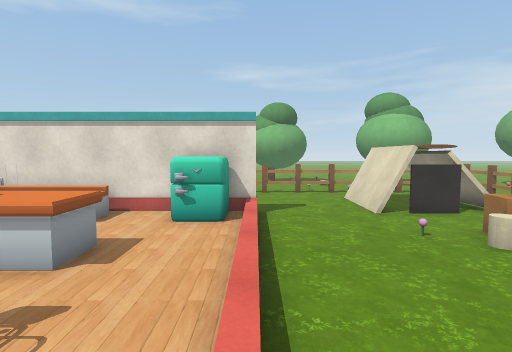
[1] (above)

24 first-person views from a walk through a scene from a Unity 3-D project. The camera is 1.3 m above the floor, tilts 4° down and sees 80° across. Doors are open. The floor is counted in squares, 1 m on a side. Each view is taken from the middle of a square. On the plan, view 1 faces up. The plan holds only what a view shows up to about 14 squares ahead; the rest is blank. The place goes on beyond the plan. Some surface patterns are stand-ins.

[2]
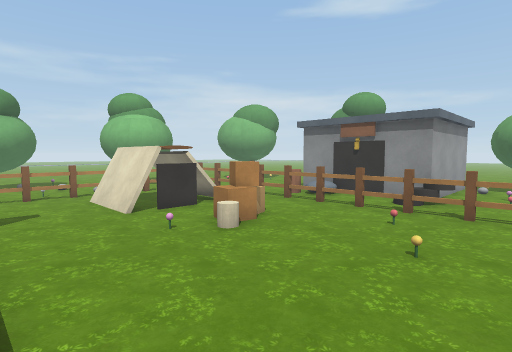

[3]
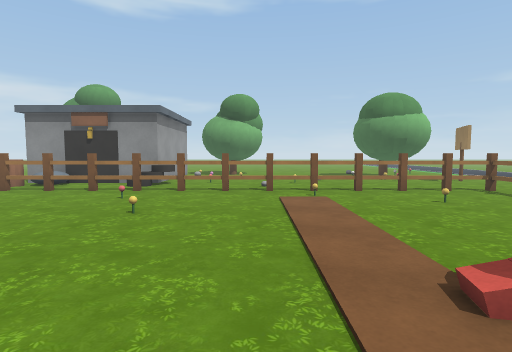

[4]
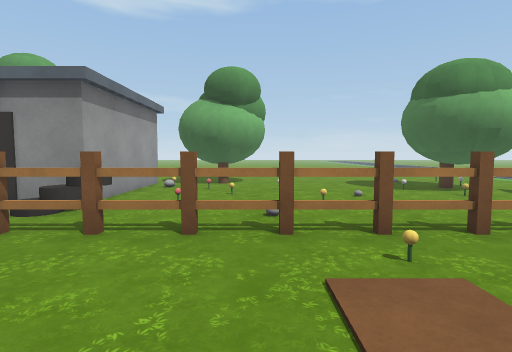

[5]
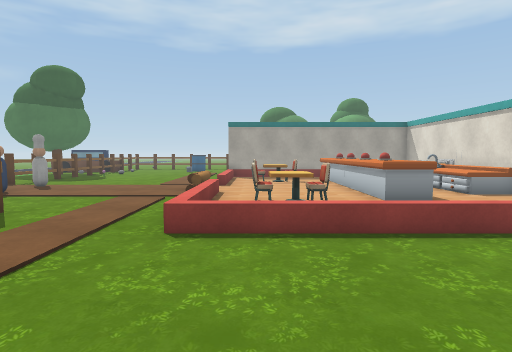

[6]
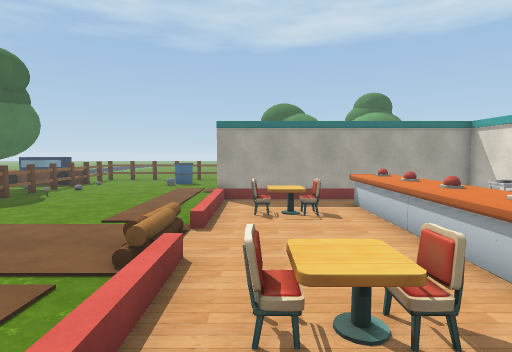

[7]
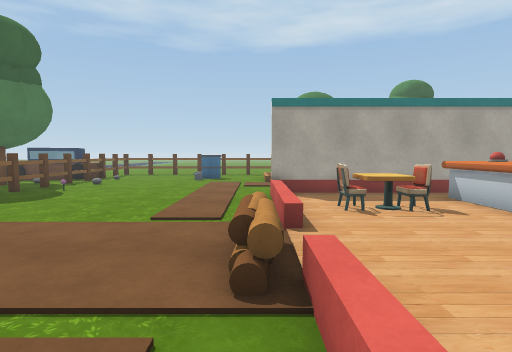

[8]
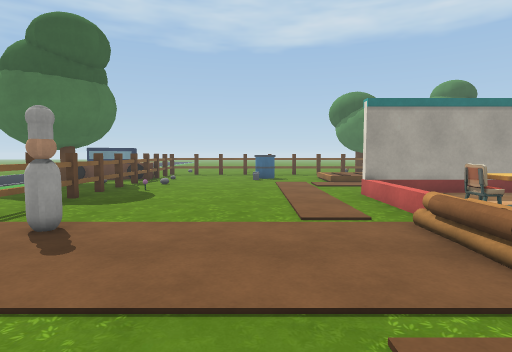

[9]
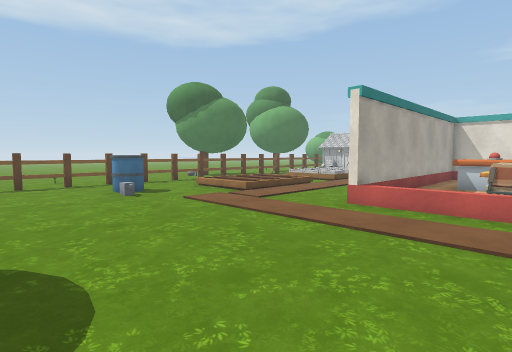

[10]
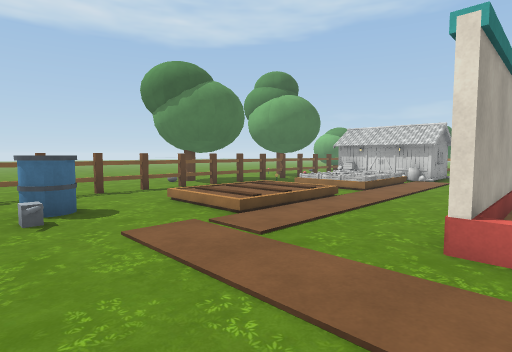

[11]
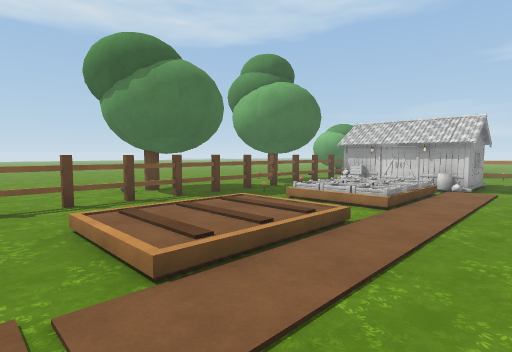

[12]
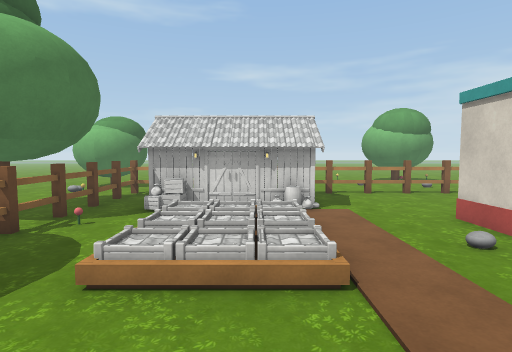

[13]
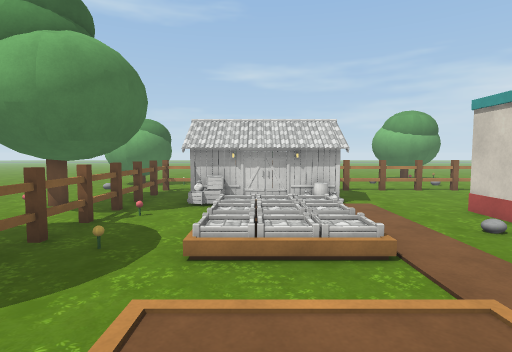

[14]
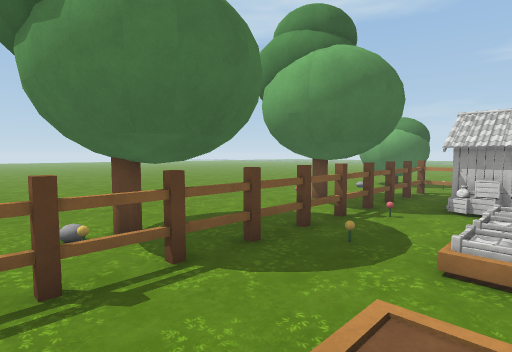

[15]
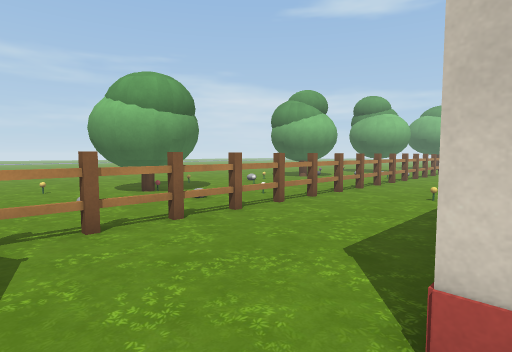

[16]
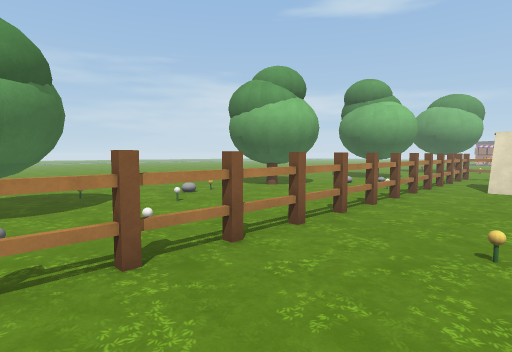

[17]
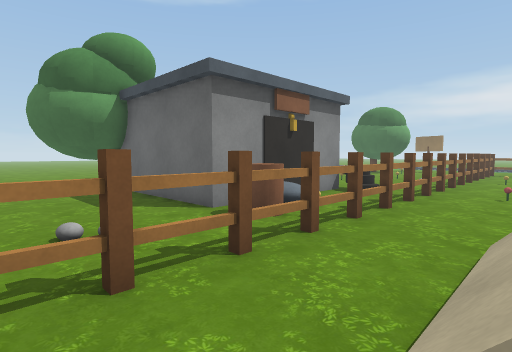

[18]
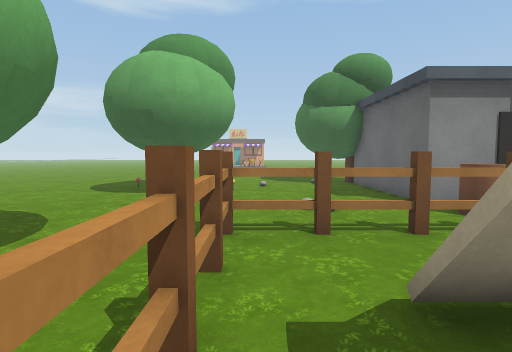

[19]
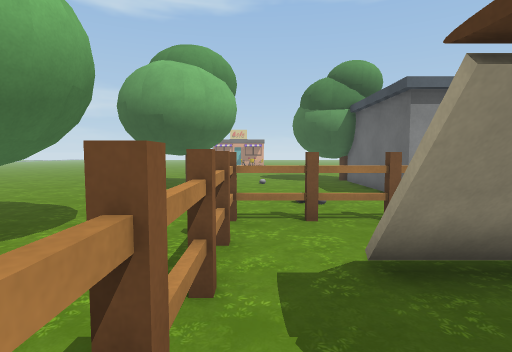

[20]
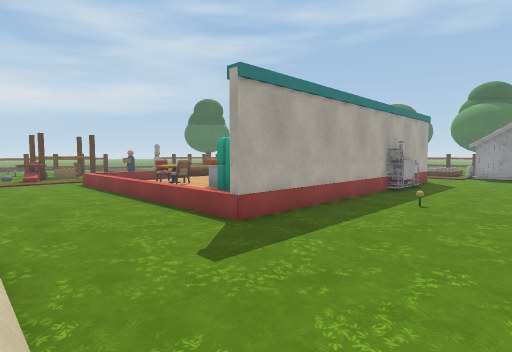

[21]
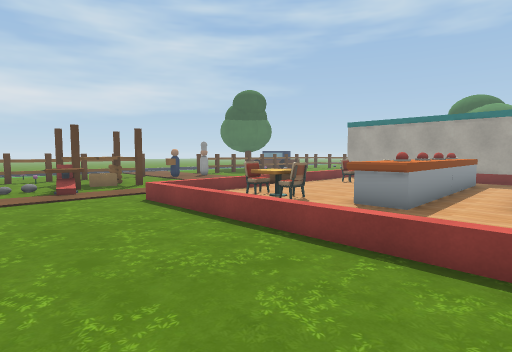

[22]
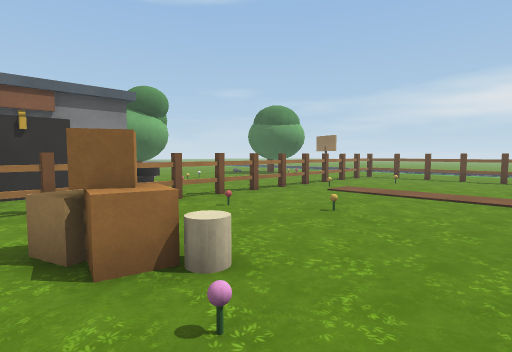

[23]
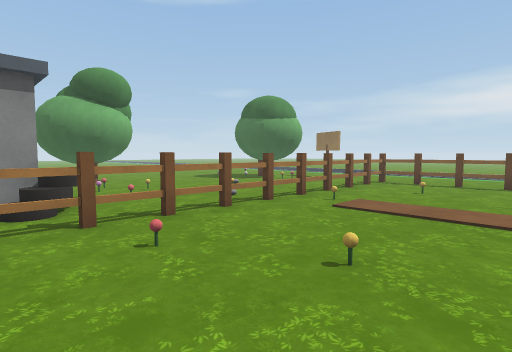

[24]
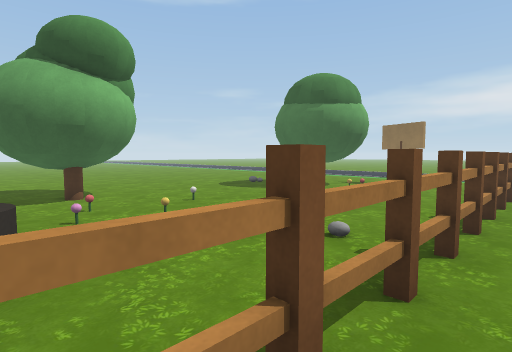

### Floor plan
Key: @ floor where view 1 was taken; # wall or solid block; x gap in a wall; . main floor; : floor 0.25 m higher than the main floor; / step, stairs or slope; D open door; ^ raised ledge; O other object.
Columns run from 24 left of view 1 to 22 right of it. Each row starts with its distance up from view 1.
 16 OO..       ......O.......... .......    O
 15 O.O#     .O#OO#OO#O#OO#OO#O#OO#OO O........
 14 ..#.     #........................#.........
 13 ..O.     O..................O.OO..O.........
 12  .#.O    O..........O.......OOOO..#.........
 11 O.O.OOOOOO..................OOOO..O........OO
 10 O.O.O.  O......OOO..........OOOO..O.......OOO
  9 ..#O./  /...###O########/...OOOO..#OO######O
  8 ..O../  /...#..OOOOOO.OO/.........O.O#
  7 ..O../  /...#.........../...OOOO..O..#
  6 ..OO./  /...#.^^^^^^^.../....OO...O..#
  5 ..O.........#xOOO^OOO^../.........O..#
  4 O.#.........#.^^^^^^^.../.........#.O#######
  3 O.O../  /...#..O.....O../.......O.O.OO.....
  2 ..O..  :/...#..O.....OO /.....O...O.......OO
  1 ..#.  : /...#..O.....O  /.........#..O.O.OOO
  0 ..O../  /...#....DD/////@.........O....O..OO  .
 -1 ..O..............OOO..............O........O ..
 -2 ..O...............................O.....O......
 -3  .O..O...................//......OO..O.........
 -4 ..#..OO..................O/.......#............
 -5 ..O....................^^O//......O...........
 -6 ..O................... ^^......O..O.....O....
 -7  .#..............O.O   O^.........#.....OO..
 -8         ...O.....O.O     O. ......O...OOOOO.
 -9         O#OO#OO#O.        O OO#OO#O....OOOO.

Positions as (right, up) in squares from view 1, and headings:
1: (0, 0), facing up
2: (0, 0), facing up-right
3: (-1, -1), facing right
4: (5, -1), facing right
5: (5, 1), facing left
6: (0, 1), facing left
7: (-2, -1), facing left
8: (-2, -4), facing left
9: (-8, -8), facing up-left
10: (-11, -5), facing up-left
11: (-13, -2), facing up-left
12: (-17, 2), facing up
13: (-18, 1), facing up
14: (-18, 1), facing up-left
15: (-14, 9), facing up-right
16: (-9, 11), facing up-right
17: (7, 14), facing down-right
18: (5, 14), facing right
19: (4, 14), facing right
20: (4, 14), facing down-left
21: (4, 8), facing down-left
22: (2, 8), facing down-right
23: (4, 5), facing down-right
24: (9, 3), facing down-right
